Frame 1 (no input): blank canvas, image omitted
Frame 60 (no input): blank canvas, image omitted
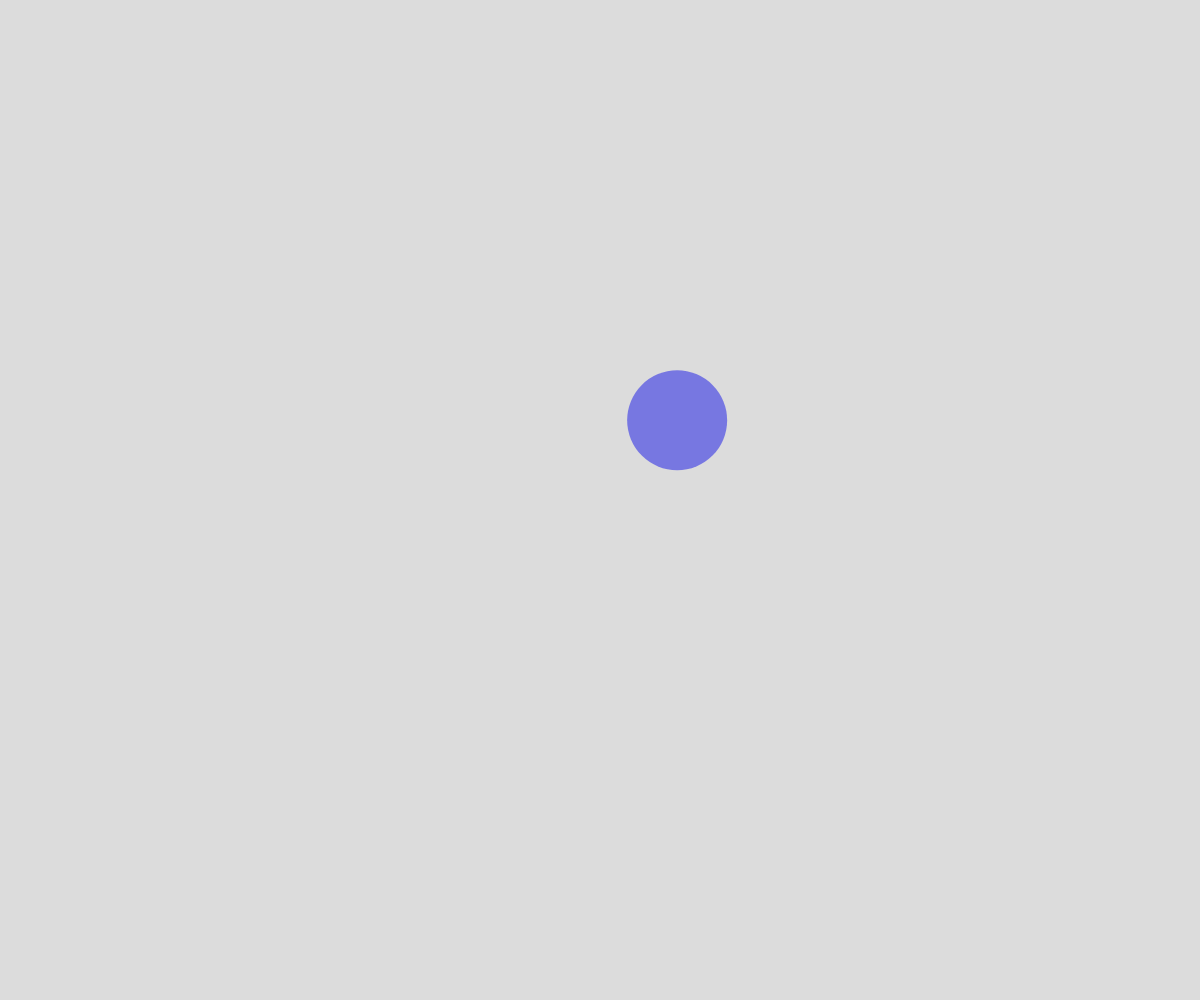
Frame 120 (the mouse pressed at the canvas centre since frame 60)

The p5.js sketch whose frames 1 and 60 were blank and that drew this single picture after the mouse press (run headless with seeded random() and noise() and a simulated clock; from frame 60 on, the mouse is pressed at the canvas centre):

// p5.js sketch
// ── sketch.js
// Vector Basis 
// Raghad Ibrahim
// nov 11
// usig vectors for motion (pos, vel, accel) + OOP recap

let movers = [];

function setup() {
  createCanvas(windowWidth, windowHeight);
}

function mousePressed(){
  movers.push(new Mover(mouseX, mouseY));

}
function draw() {
  background(220);
  for(let i =0; i<movers.length; i++){
    let m =movers[i];
    m.move();
    m.display();
    if(m.alive === false)movers.splice
  }
}

class Mover{
  constructor(x,y){
    this.pos = createVector(x,y)  //this.pos.x, this.pos.y
    this.vel = createVector(random(-3, 3), random(-2, -5));
    this.c = color(50, 50, random(150, 255), 150);  //with transparency
    this.gravity = createVector(0, 0.1);
    this.alive = true;
    this.lifetime = Math.floor(random(60, 120));
  }
  //class methods
  move(){
    //update velocity by forces firs
    this.vel.add(this.gravity);
    this.pos.add(this.vel); //then update pos by lev
    this.lifetime--;
    if(this.lifetime===0)this.alive = false;
  }
  display(){
    fill(this.c);
    noStroke();
    push()
    translate(this.x, this.y)
    circle(this.pos.x, this.pos.y, 100)
    pop();

  }
}
